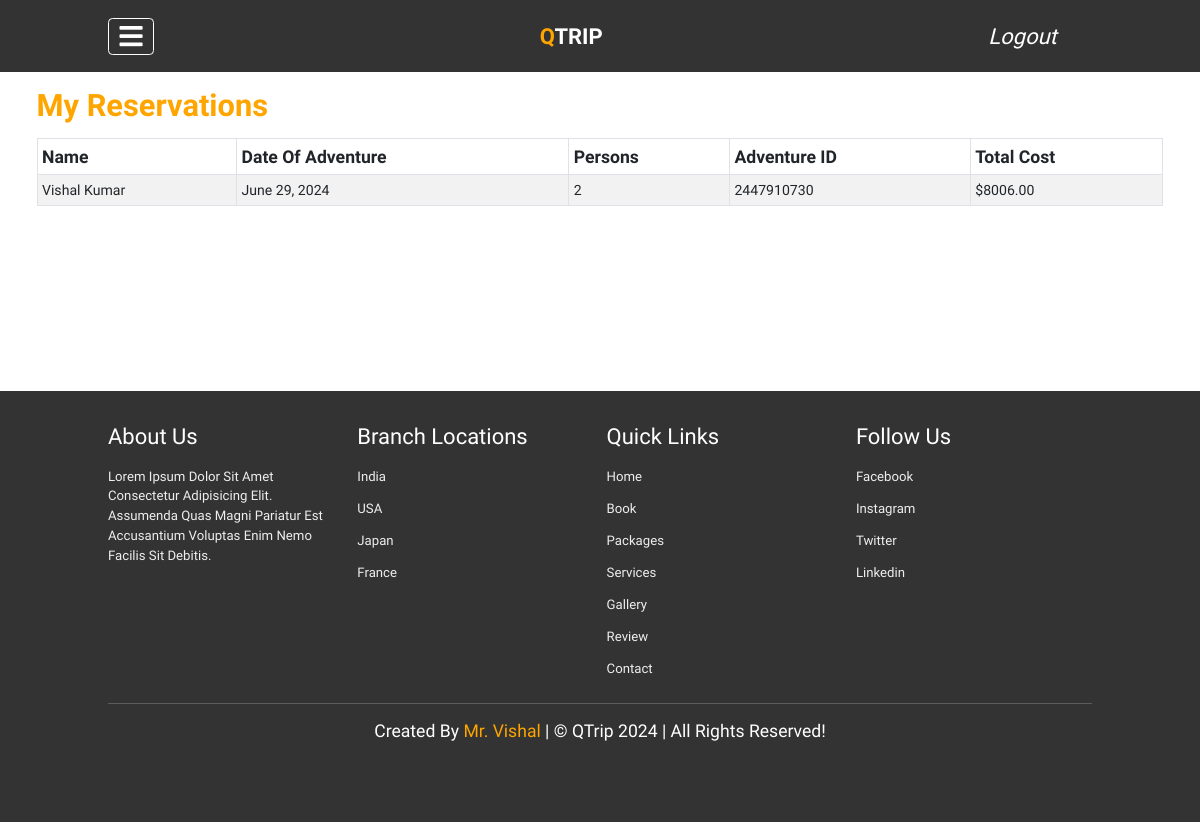
/user/my_reservations (signed in), run on an earlier commit of the app's database.
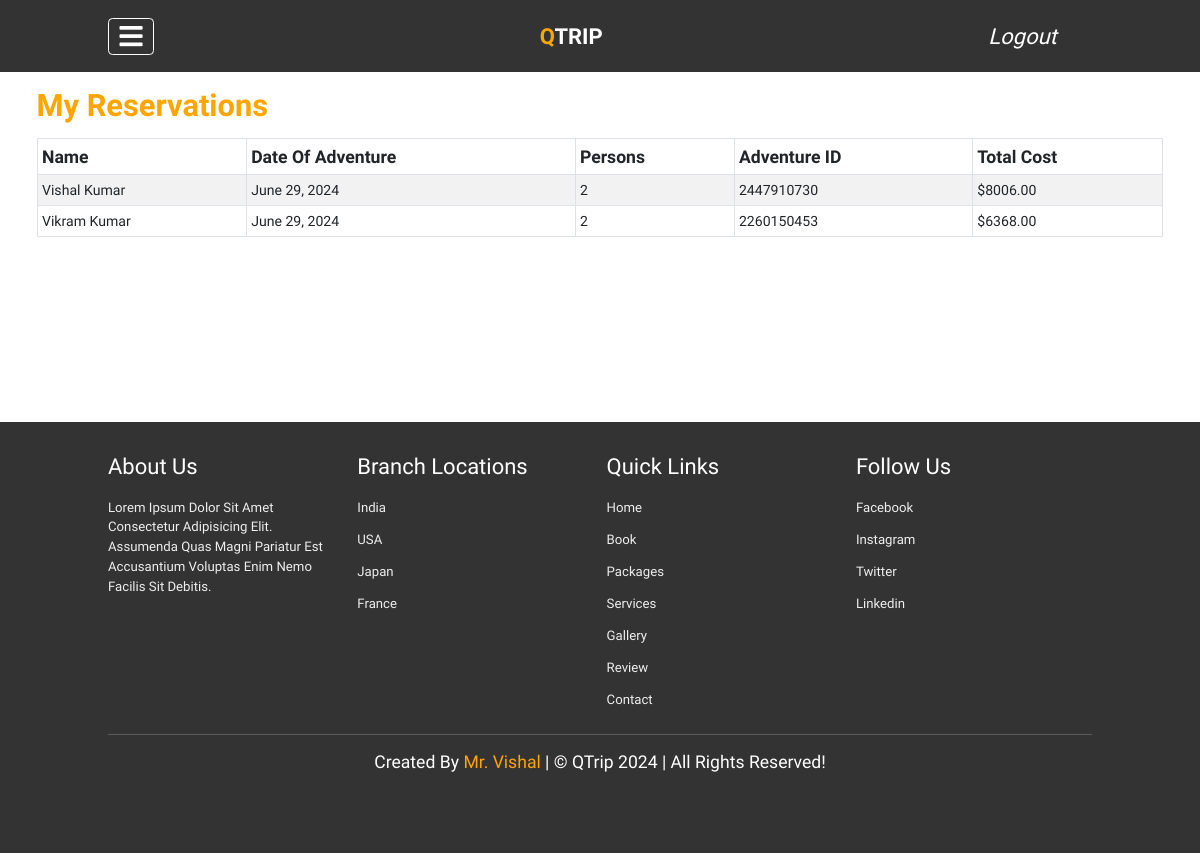
And on a later commit of the database.
### booking/models.py (models this page shows, shortened)
class Reservation(models.Model):
    user = models.ForeignKey(User, on_delete=models.CASCADE)
    name = models.CharField(max_length=100)
    date_of_adventure = models.DateField()
    person = models.IntegerField()
    total_cost = models.DecimalField(max_digits=10, decimal_places=2)
    adventure_id = models.CharField(max_length=20)

### user/views.py (the view)
# urls.py: path('my_reservations', views.MyReservationsView.as_view(), name='myReservations')
class MyReservationsView(View):
    def get(self, request):
        user = request.user
        reservations = Reservation.objects.filter(user=user)
        context = {'reservations': reservations}
        return render(request, 'user/reservations_history.html', context)

### templates/user/reservations_history.html (shortened to what this page needs)
{% extends "base.html" %}
{% block css %}
<link href="https://cdn.jsdelivr.net/npm/bootstrap@5.0.2/dist/css/bootstrap.min.css" rel="stylesheet"
>
{% endblock css %}
{% block body %}
<div class="container" id="reservation_container">
    <h1 class="mb-4">My Reservations</h1>
    <div class="table-responsive">
        {% if reservations %}
        <table class="table table-striped table-bordered">
            <thead class="thead-dark">
                <tr>
                    <th scope="col">Name</th>
                    <th scope="col">Date of Adventure</th>
                    <th scope="col">Persons</th>
                    <th scope="col">Adventure ID</th>
                    <th scope="col">Total Cost</th>
                </tr>
            </thead>
            <tbody>
                {% for reservation in reservations %}
                    <tr>
                        <td>{{ reservation.name }}</td>
                        <td>{{ reservation.date_of_adventure }}</td>
                        <td>{{ reservation.person }}</td>
                        <td>{{ reservation.adventure_id }}</td>
                        <td>${{ reservation.total_cost }}</td>
                    </tr>
                {% endfor %}
            </tbody>
        </table>
        {% else %}
        <div class="alert alert-dark" role="alert" id="no-reservation-banner">
            Oops! You have not made any reservations yet! (Click
            <a href="/"><strong>here</strong></a>
            to explore some cities)
        </div>
        {% endif %}
    </div>
</div>
{% endblock body %}

What changed in the data, as far as the page shows it:
added Reservation: name "Vikram Kumar", date_of_adventure "June 29, 2024", person "2", adventure_id "2260150453", total_cost "6368.00"
